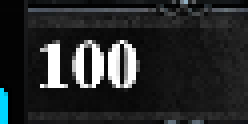
#> input picture debug/region_gold.png, 62 x 31 px (shown 4 times larger)
$ python -i template_matcher.py   (imports and definitions only)
#> lines starting #> are read from the running program, lines starting #| are printed output that depends on the picture; after the words box and inside, x2 and y2 are one past the last pixel; in counts of white or black regions, pixels touching at a corner belong together
"""
Template matching for UI element detection
Uses OpenCV for pattern matching
"""
import cv2
import numpy as np
from typing import Tuple, Optional
from pathlib import Path


class TemplateMatcher:
    """Handles template matching for detecting UI elements"""

    def __init__(self, confidence_threshold: float = 0.7):
        """
        Initialize template matcher

        Args:
            confidence_threshold: Minimum confidence (0-1) for a match
        """
        self.confidence_threshold = confidence_threshold
        self.templates = {}  # Cache loaded templates

    # [117 lines left out: functions load_template, find_template, find_all_matches, extract_number_region, not called in this run]

    def preprocess_for_ocr(self, image: np.ndarray) -> np.ndarray:
        """
        Preprocess an image region for better OCR/number recognition

        Args:
            image: Input image region

        Returns:
            Preprocessed image
        """
        # Convert to grayscale
        if len(image.shape) == 3:
            gray = cv2.cvtColor(image, cv2.COLOR_BGR2GRAY)
        else:
            gray = image

        # Apply threshold to get binary image
        _, binary = cv2.threshold(gray, 0, 255, cv2.THRESH_BINARY + cv2.THRESH_OTSU)

        # Optional: denoise
        denoised = cv2.fastNlMeansDenoising(binary)

        return denoised

    # [14 lines left out: function simple_digit_recognition, not called in this run]

>>> import cv2
>>> picture = cv2.imread('../../debug/region_gold.png')
#> picture is the input picture: shape (31, 62, 3); mean B, G, R 42.7, 42, 39.8
>>> result = TemplateMatcher().preprocess_for_ocr(picture)
#> in preprocess_for_ocr, `_, binary = cv2.threshold(gray, 0, 255, cv2.THRESH_BINARY + cv2.THRESH..`:
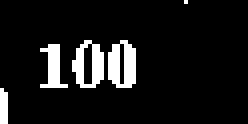
#> binary: shape (31, 62) (shown 4 times larger); 9.1% white; 5 white regions (2 under 20 px), largest, box (x1, y1, x2, y2) and area: (27, 10, 34, 22) 62, (18, 10, 26, 22) 56, (10, 11, 17, 22) 39

$ run again, on debug/region_wood.png
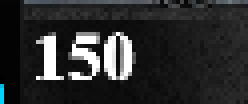
#> input picture debug/region_wood.png, 62 x 26 px (shown 4 times larger)
#> picture is the input picture: shape (26, 62, 3); mean B, G, R 46.1, 45.7, 44.9
#> in preprocess_for_ocr, `_, binary = cv2.threshold(gray, 0, 255, cv2.THRESH_BINARY + cv2.THRESH..`:
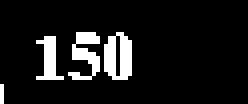
#> binary: shape (26, 62) (shown 4 times larger); 9.7% white; 4 white regions (1 under 20 px), largest, box (x1, y1, x2, y2) and area: (26, 8, 33, 20) 62, (17, 8, 25, 20) 51, (9, 9, 16, 20) 39
